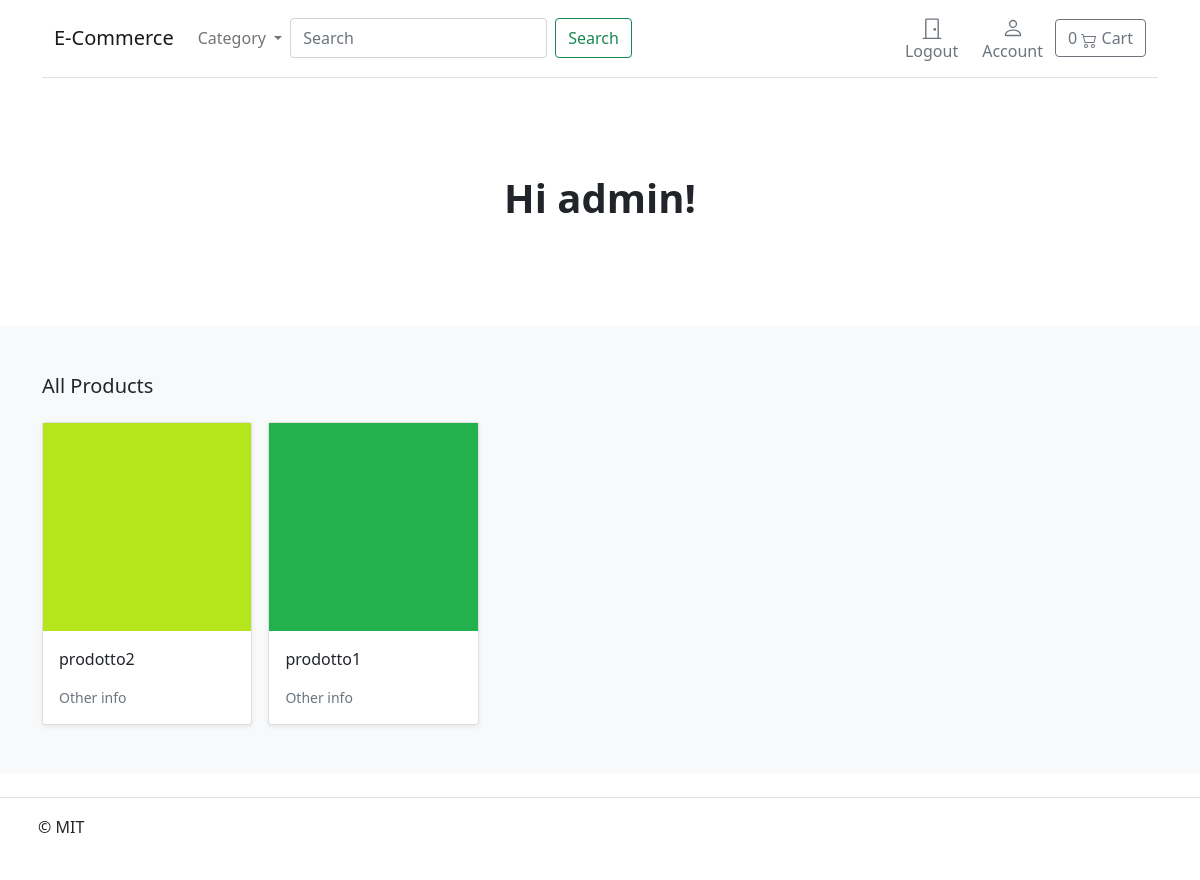
Before: / (signed in) with the older database file.
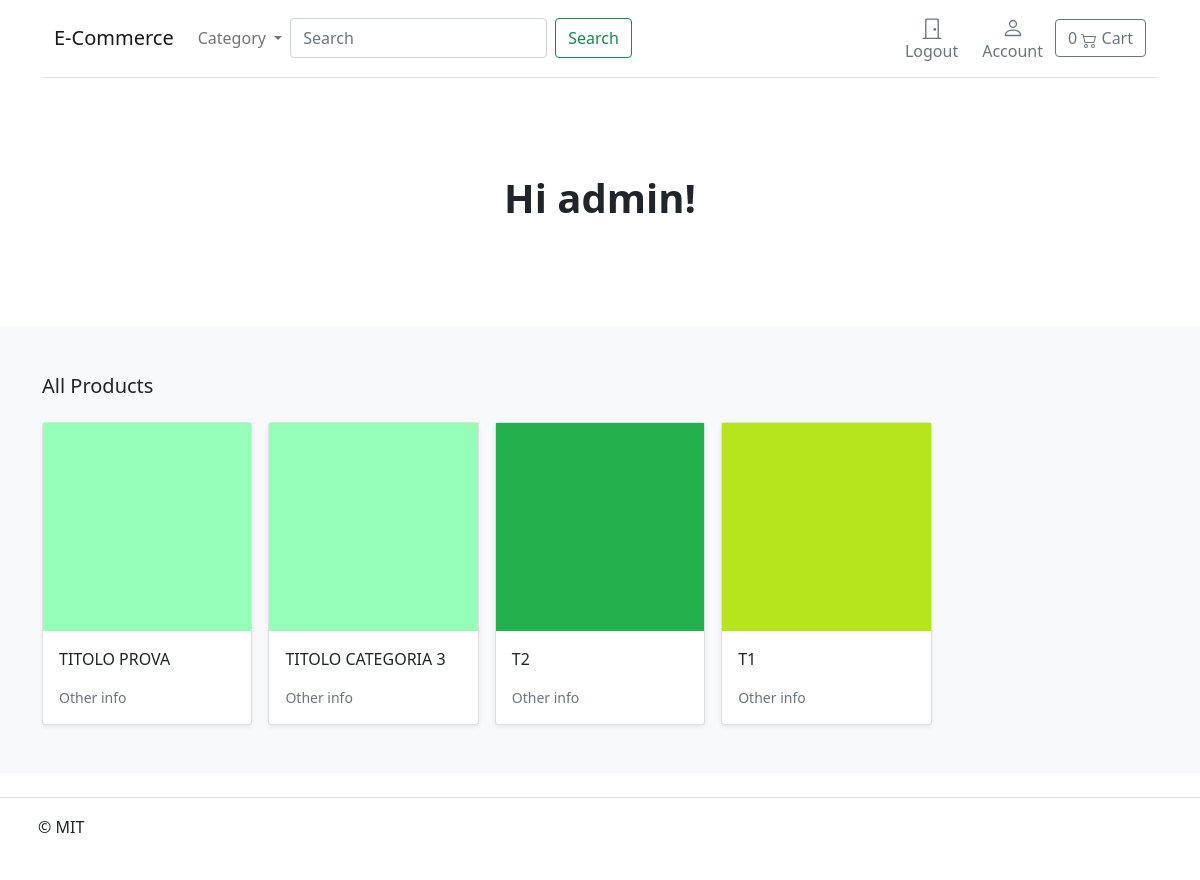
After: the same page with the newer database file.
### accounts/models.py (models this page shows)
class CustomUser(AbstractUser):
    age = models.PositiveIntegerField(null=False, blank=False, default=30)

### store/models.py (models this page shows, shortened)
class Product(models.Model):
    category = models.ForeignKey(Category, related_name='product', on_delete=models.CASCADE)
    created_by = models.ForeignKey(settings.AUTH_USER_MODEL, on_delete=models.CASCADE, related_name='product_creator')
    title = models.CharField(max_length=255)
    author = models.CharField(max_length=255, default='admin')
    description = models.TextField(blank=True)
    image = models.ImageField(upload_to='images/')
    slug = models.SlugField(max_length=255)
    price = models.DecimalField(max_digits=4, decimal_places=2)
    in_stock = models.BooleanField(default=True)
    is_active = models.BooleanField(default=True)
    created = models.DateTimeField(auto_now_add=True)
    updated = models.DateTimeField(auto_now=True)
    objects = models.Manager()
    products = ProductManager()
    class Meta:
        verbose_name_plural = "Products"
        ordering = ('-created',)
    def get_absolute_url(self):
        return reverse('store:product_detail',args=[self.slug]) #now we can dinamically use that to add urls to our page

### store/views.py (the view)
# urls.py: path('', views.all_products, name='all_products'),
def all_products(request):
    products = Product.objects.all() # query sulla products table che colleziona tutti i prodotti
    return render(request, 'store/home.html', {'products':products}) # prende data prende templates e prepara il templates con i dati per inviarlo allo user

### basket/basket.py (called while the page is built)
    def __len__(self):
        return sum(item['qty'] for item in self.basket.values())

### basket/context_processor.py (called while the page is built)
def basket(request):
    return {'basket': Basket(request)}

### store/models.py (called while the page is built)
    def get_absolute_url(self):
        return reverse('store:category_list', args=[self.slug])

### store/views.py (called while the page is built)
def categories(request):
    return{
        'categories': Category.objects.all()
    }

### templates/store/home.html (shortened to what this page needs)
{% extends "./base.html" %}
{% load static %}
{% block content %}
{% if user.is_authenticated %}
<div class="px-4 py-5 my-5 text-center">
<h1 class="h1 fw-bold">Hi {{ user.username }}!</h1>
    </div>
<div class="album py-5 bg-light">
    <div class="container">
      <div class="pb-3 h5">All Products</div>
      <div class="row row-cols-1 row-cols-sm-2 row-cols-md-5 g-3">
        {% for product in products %}
        <div class="col">
          <div class="card shadow-sm">
            <img class="img-fluid" alt="Responsive image" src="{{ product.image.url }}">
            <div class="card-body">
              <p class="card-text">
                <a class="text-dark text-decoration-none" href="{{ product.get_absolute_url }}">{{ product.title }}</a>
              </p>
              <div class="d-flex justify-content-between align-items-center">
                <small class="text-muted"> Other info</small>
              </div>
            </div>
          </div>
        </div>
        {% endfor %}
      </div>
    </div>
  </div>
{% endif %}
{% endblock %}

### templates/store/base.html (shortened to what this page needs)
{% load static %}
<!DOCTYPE html>
<html>
<head>
    <link href="https://cdn.jsdelivr.net/npm/bootstrap@5.0.0-beta1/dist/css/bootstrap.min.css" rel="stylesheet">
</head>
<body>
<div class="container">
    <header>
        <nav class="navbar navbar-expand-md navbar-light bg-white border-bottom">
            <div class="container-fluid">
                <a class="navbar-brand" href="{% url "store:all_products" %}"">E-Commerce</a>
                <div class="collapse navbar-collapse" id="navbarCollapse">
                    {% if user.is_authenticated %}
                    <ul class="navbar-nav me-auto mb-2 mb-md-0">
                        <li class="nav-item dropdown">
                            <a class="nav-link dropdown-toggle" href="#" id="navbarDropdown" role="button"
                                data-bs-toggle="dropdown" aria-expanded="false">
                                Category
                            </a>
                        </li>
                        <form class="d-flex" action="{% url 'store:search' %}">
                        <input class="form-control me-2" type="search" placeholder="Search" aria-label="Search" name="q" >
                        <button class="btn btn-outline-success" type="submit">Search</button>
                        </form>
                    </ul>
                    <a type="button" role="button" href="#" id="logout-link" class="btn btn-outline-secondary border-0 basket-btn">
                <div>
                    <svg xmlns="http://www.w3.org/2000/svg" width="22" height="22" fill="currentColor" class="bi bi-door-closed" viewBox="0 0 16 16">
                        <path d="M3 2a1 1 0 0 1 1-1h8a1 1 0 0 1 1 1v13h1.5a.5.5 0 0 1 0 1h-13a.5.5 0 0 1 0-1H3V2zm1 13h8V2H4v13z"/>
                        <path d="M9 9a1 1 0 1 0 2 0 1 1 0 0 0-2 0z"/>
                    </svg>
                </div>
                <span class="fs15 fw500">Logout</span>
            </a>
                    <a type="button" role="button" href="{% url 'orders:order_history' %}"
                        class="btn btn-outline-secondary border-0 basket-btn">
                        <div>
                        </div>
                        <span class="fs15 fw500">Account</span>
                    </a>
                    {% endif %}
                    {% if user.is_authenticated %}
                    <a type="button" role="button" href="{% url "basket:basket_summary" %}" class="btn btn-outline-secondary">
                    {% with total_qty=basket|length %}
                            <div id="basket-qty" class="d-inline-flex">
                                {% if total_qty > 0 %}
                                    {{ total_qty }}
                                {% else %}
                                    0
                                {% endif %}
                            </div>
                        {% endwith %}
                Cart
                </a>
                    {% endif %}
                </div>
            </div>
        </nav>
    </header>
  </div>
<div id="content">{% block content %}
    {% endblock %}</div>
<footer class="d-flex flex-wrap justify-content-between align-items-center py-3 my-4 border-top">
    <div class="col-md-4 d-flex align-items-center">
      <a href="/" class="mb-3 me-2 mb-md-0 text-body-secondary text-decoration-none lh-1">
        <svg class="bi" width="30" height="24"><use xlink:href="#bootstrap"></use></svg>
      </a>
      <span class="mb-3 mb-md-0 text-body-secondary">© MIT</span>
    </div>
    <ul class="nav col-md-4 justify-content-end list-unstyled d-flex">
      <li class="ms-3"><a class="text-body-secondary" href="#"><svg class="bi" width="24" height="24"><use xlink:href="#twitter"></use></svg></a></li>
      <li class="ms-3"><a class="text-body-secondary" href="#"><svg class="bi" width="24" height="24"><use xlink:href="#instagram"></use></svg></a></li>
      <li class="ms-3"><a class="text-body-secondary" href="#"><svg class="bi" width="24" height="24"><use xlink:href="#facebook"></use></svg></a></li>
    </ul>
  </footer>
</body>
</html>

Changed rows visible on the page:
removed Product: image (picture), title "prodotto2"
removed Product: image (picture), title "prodotto1"
added Product: image (picture), title "TITOLO PROVA"
added Product: image (picture), title "TITOLO CATEGORIA 3"
added Product: image (picture), title "T2"
added Product: image (picture), title "T1"
